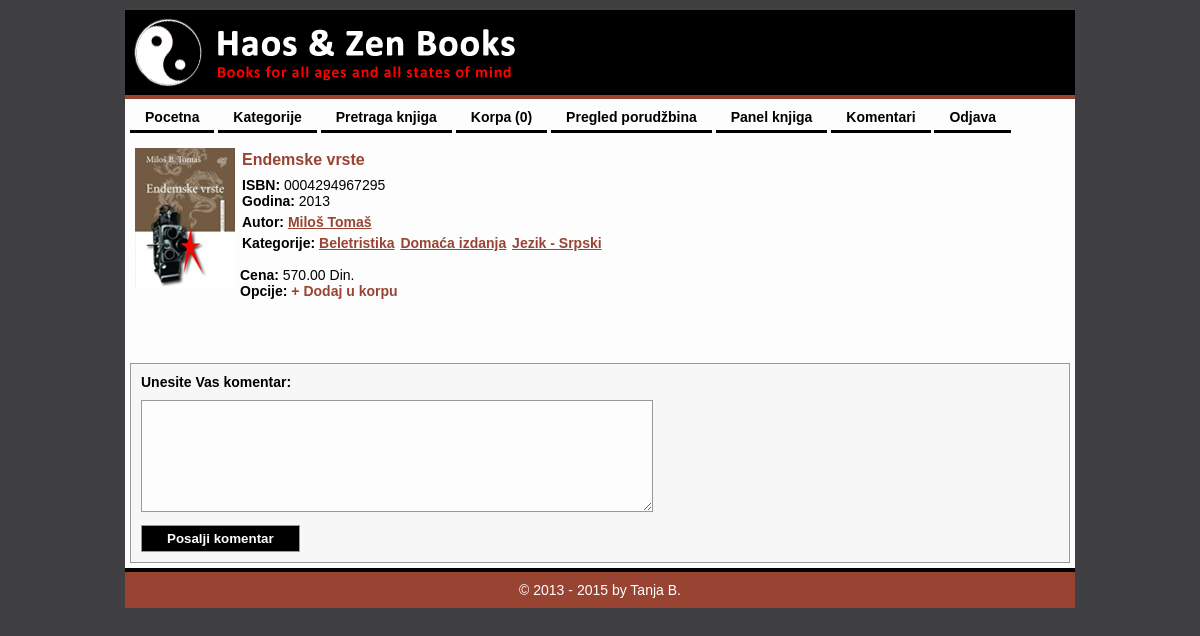
Page /HaosZenBooks/index.php?modul=knjige&opcija=prikaz&ID=4 (signed in) on the committed database.
### tables this page shows
CREATE TABLE `knjiga` (
  `ID` int(8) NOT NULL AUTO_INCREMENT,
  `OriginalniNaslov` varchar(128) NOT NULL,
  `PrevodNaslova` varchar(128) DEFAULT NULL,
  `BrojStrana` int(4) unsigned DEFAULT NULL,
  `ISBN` int(13) unsigned zerofill NOT NULL,
  `Godina` int(4) unsigned NOT NULL,
  `Cena` decimal(10,2) unsigned DEFAULT NULL,
  PRIMARY KEY (`ID`)
);

CREATE TABLE `autor` (
  `ID` int(6) NOT NULL AUTO_INCREMENT,
  `ImePrezime` varchar(128) NOT NULL,
  PRIMARY KEY (`ID`)
);

CREATE TABLE `kategorija` (
  `ID` int(6) NOT NULL AUTO_INCREMENT,
  `Naziv` varchar(64) NOT NULL,
  PRIMARY KEY (`ID`)
);

### HaosZenBooks/index.php (called while the page is built, shortened)
<?php
    include_once 'back/MySQL.php';
    include_once 'back/KorpaZaKupovinu.php';
    include_once 'back/Knjiga.php';
    include_once "back/Modul.php";
    $default_modul  = 'main';
    $default_opcija = 'index';
    $modul = $default_modul;
    $opcija = $default_opcija;
    if ( isset($_GET['modul']) )  $modul  = Funkcije::procistiIme($_GET['modul']);
    if ( isset($_GET['opcija']) ) $opcija = Funkcije::procistiIme($_GET['opcija']);
    $modul::$opcija();

### HaosZenBooks/back/Knjiga.php (called while the page is built)
<?php
    abstract class Knjiga extends HelperBaze {
        public static function podaci($Knjiga_ID) {
            $podaci = null;
            $sql = "select
                        k.*,
                        a.ID Autor_ID,
                        a.ImePrezime AutorImePrezime,
                        (
                            select
                                group_concat(distinct kat.ID ORDER BY kat.Naziv asc separator ',')
                            from
                                Kategorija kat
                            where
                                kat.ID in (
                                    select
                                        katk.Kategorija_ID
                                    from
                                        Kategorija_Knjiga katk
                                    where
                                        katk.Knjiga_ID = k.ID
                                )
                        ) kategorije
                    from
                        Knjiga k
                    left join Autor_Knjiga ak on ak.Knjiga_ID = k.ID
                    left join Autor a on a.ID = ak.Autor_ID
                    left join Kategorija_Knjiga kk on kk.Knjiga_ID = k.ID
                    left join Kategorija ka ON ka.ID = kk.Kategorija_ID
                    where
                        k.ID = {$Knjiga_ID}
                    group by
                        k.ID
                    order by
                        k.Godina desc,
                        k.OriginalniNaslov";
            $niz = MySQL::upitUNiz($sql);
            if ( count($niz) ) {
                $podaci = array();
                $podaci['Knjiga'] = $niz[0];
                $sql = "select
                            k.*,
                            ko.KorisnickoIme KorisnikKorisnickoIme
                        from
                            Komentar k
                        left join Korisnik ko on ko.ID = k.Korisnik_ID
                        where
                            k.Knjiga_ID = {$Knjiga_ID}
                            and k.Odobren = 1
                        order by
                            k.DatumVreme desc";
                $podaci['Komentari'] = MySQL::upitUNiz($sql);
            }
            return $podaci;
        }
    }

### HaosZenBooks/back/MySQL.php (called while the page is built, shortened)
<?php
    abstract class MySQL {
        public static function upitUNiz($mysql_upit) {
            $rezultat = @mysql_query($mysql_upit);
            $niz = array();
            if ( !$rezultat or mysql_num_rows($rezultat) == 0 ) return $niz;
            while ( $red = mysql_fetch_assoc($rezultat) ) {
                $niz[] = $red;
            }
            return $niz;
        }
    }

### HaosZenBooks/front/templejti/knjige.prikaz.php (the view, shortened to what this page needs)
<article class="knjiga-prikaz">
    <img class="knjiga-slika" src="img/knjige/<?php echo $knjiga['ID']; ?>.png" alt="<?php echo htmlentities($knjiga['OriginalniNaslov']); ?>" />
    <div class="knjiga-detalji">
        <div class="knjiga-naslov">
            <?php echo htmlspecialchars($knjiga['OriginalniNaslov']); ?>
        </div>
        <div class="knjiga-isbn"><b>ISBN:</b> <?php echo $knjiga['ISBN']; ?></div>
        <?php if ( $knjiga['Godina'] != '' ): ?>
            <div class="knjiga-godina"><b>Godina:</b> <?php echo $knjiga['Godina']; ?></div>
        <?php endif; ?>
        <div class="knjiga-autor">
            <b>Autor:</b>
            <a href="index.php?modul=knjige&opcija=pretraga&Autor_ID=<?php echo $knjiga['Autor_ID']; ?>">
                <?php echo htmlspecialchars($knjiga['AutorImePrezime']); ?>
            </a>
        </div>
        <div class="knjiga-kategorije">
            <b>Kategorije:</b>
            <?php
                $kategorije_knjige = explode(',', $knjiga['kategorije']);
                foreach ( $kategorije_knjige as $kategorija_knjige ):
                    $ID = $kategorija_knjige;
                    $Naziv = knjige::_naziv_kategorije_za_id($kategorije, $ID);
                    ?>
                        <a class="kategorija-knjige" href="index.php?modul=knjige&opcija=pretraga&Kategorija_ID=<?php echo $ID; ?>">
                            <?php echo htmlspecialchars($Naziv); ?>
                        </a>
                    <?php
                endforeach;
            ?>
        </div>
        <div class="knjiga-kupovina">
            <br>
            <b>Cena:</b> <?php echo $knjiga['Cena']; ?> Din.</a>
            <br>
            <b>Opcije:</b> <a href="index.php?modul=knjige&opcija=kupi&Knjiga_ID=<?php echo $knjiga['ID']; ?>">+ Dodaj u korpu</a>
        </div>
    </div>
</article>
<form action="index.php?modul=knjige&opcija=komentarisi" method="post">
    <table>
        <tr>
            <th>Unesite Vas komentar:</th>
        </tr>
        <tr>
            <td>
                <textarea required name="Tekst" class="polje-za-komentar"></textarea>
            </td>
        </tr>
        <tr>
            <td>
                <input type="submit" value="Posalji komentar" />
            </td>
        </tr>
    </table>
</form>

### rows in the picture
knjiga: OriginalniNaslov "Endemske vrste", ISBN "0004294967295", Godina "2013", autor.ImePrezime "Miloš Tomaš", Cena "570.00"
kategorija: Naziv "Beletristika"
kategorija: Naziv "Domaća izdanja"
kategorija: Naziv "Jezik - Srpski"

### other values in the picture
$stavka[1] "Pocetna"
$stavka[1] "Kategorije"
$stavka[1] "Pretraga knjiga"
$stavka[1] "Korpa (0)"
$stavka[1] "Pregled porudžbina"
$stavka[1] "Panel knjiga"
$stavka[1] "Komentari"
$stavka[1] "Odjava"
$napravljeno "2013"
